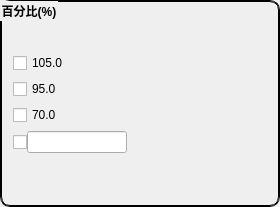
    <widget class="QGroupBox" name="groupBox">
     <property name="minimumSize">
      <size>
       <width>280</width>
       <height>180</height>
      </size>
     </property>
     <property name="font">
      <font>
       <pointsize>9</pointsize>
       <weight>75</weight>
       <bold>true</bold>
      </font>
     </property>
     <property name="styleSheet">
      <string notr="true">QGroupBox{border:2px groove black;border-radius:10px;}


</string>
     </property>
     <property name="title">
      <string>百分比(%)</string>
     </property>
     <property name="flat">
      <bool>false</bool>
     </property>
     <property name="checkable">
      <bool>false</bool>
     </property>
     <layout class="QGridLayout" name="gridLayout_4">
      <item row="4" column="0">
       <layout class="QHBoxLayout" name="horizontalLayout">
        <property name="spacing">
         <number>0</number>
        </property>
        <property name="sizeConstraint">
         <enum>QLayout::SetDefaultConstraint</enum>
        </property>
        <item>
         <widget class="QCheckBox" name="m_checkRate_100">
          <property name="font">
           <font>
            <pointsize>15</pointsize>
           </font>
          </property>
          <property name="text">
           <string/>
          </property>
         </widget>
        </item>
        <item>
         <widget class="QSettingLineEdit" name="m_txtRate_100">
          <property name="minimumSize">
           <size>
            <width>60</width>
            <height>0</height>
           </size>
          </property>
          <property name="maximumSize">
           <size>
            <width>100</width>
            <height>16777215</height>
           </size>
          </property>
          <property name="font">
           <font>
            <pointsize>9</pointsize>
           </font>
          </property>
         </widget>
        </item>
        <item>
         <widget class="QLabel" name="m_labRate_100">
          <property name="font">
           <font>
            <pointsize>15</pointsize>
           </font>
          </property>
          <property name="text">
           <string/>
          </property>
         </widget>
        </item>
        <item>
         <spacer name="horizontalSpacer_19">
          <property name="orientation">
           <enum>Qt::Horizontal</enum>
          </property>
          <property name="sizeHint" stdset="0">
           <size>
            <width>40</width>
            <height>20</height>
           </size>
          </property>
         </spacer>
        </item>
       </layout>
      </item>
      <item row="3" column="0">
       <widget class="QCheckBox" name="m_checkRate_070">
        <property name="minimumSize">
         <size>
          <width>0</width>
          <height>20</height>
         </size>
        </property>
        <property name="font">
         <font>
          <pointsize>9</pointsize>
         </font>
        </property>
        <property name="text">
         <string>70.0</string>
        </property>
       </widget>
      </item>
      <item row="1" column="0">
       <widget class="QCheckBox" name="m_checkRate_105">
        <property name="minimumSize">
         <size>
          <width>0</width>
          <height>20</height>
         </size>
        </property>
        <property name="font">
         <font>
          <pointsize>9</pointsize>
         </font>
        </property>
        <property name="text">
         <string>105.0</string>
        </property>
       </widget>
      </item>
      <item row="2" column="0">
       <widget class="QCheckBox" name="m_checkRate_095">
        <property name="minimumSize">
         <size>
          <width>0</width>
          <height>20</height>
         </size>
        </property>
        <property name="font">
         <font>
          <pointsize>9</pointsize>
         </font>
        </property>
        <property name="text">
         <string>95.0</string>
        </property>
       </widget>
      </item>
      <item row="0" column="0">
       <spacer name="verticalSpacer_2">
        <property name="orientation">
         <enum>Qt::Vertical</enum>
        </property>
        <property name="sizeHint" stdset="0">
         <size>
          <width>20</width>
          <height>40</height>
         </size>
        </property>
       </spacer>
      </item>
      <item row="5" column="0">
       <spacer name="verticalSpacer_5">
        <property name="orientation">
         <enum>Qt::Vertical</enum>
        </property>
        <property name="sizeHint" stdset="0">
         <size>
          <width>20</width>
          <height>40</height>
         </size>
        </property>
       </spacer>
      </item>
     </layout>
    </widget>
